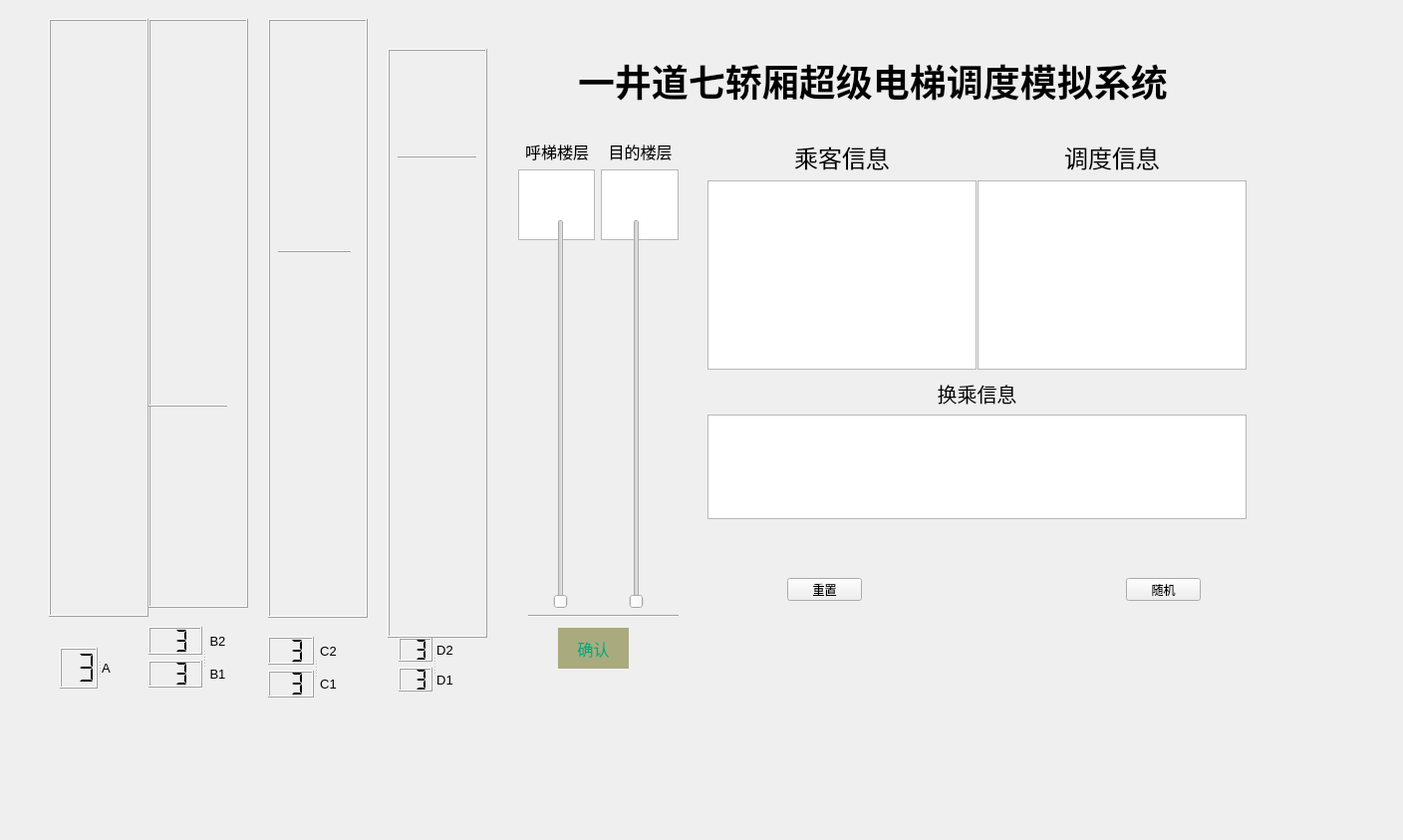
<?xml version="1.0" encoding="UTF-8"?>
<ui version="4.0">
    <class>Form</class>
    <widget class="QWidget" name="Form">
        <property name="geometry">
            <rect>
                <x>0</x>
                <y>0</y>
                <width>1408</width>
                <height>843</height>
            </rect>
        </property>
        <property name="windowTitle">
            <string>Form</string>
        </property>
        <widget class="QSplitter" name="splitter">
            <property name="geometry">
                <rect>
                    <x>710</x>
                    <y>140</y>
                    <width>541</width>
                    <height>231</height>
                </rect>
            </property>
            <property name="orientation">
                <enum>Qt::Horizontal</enum>
            </property>
            <property name="opaqueResize">
                <bool>true</bool>
            </property>
            <property name="handleWidth">
                <number>1</number>
            </property>
            <widget class="QWidget" name="layoutWidget_2">
                <layout class="QVBoxLayout" name="verticalLayout_6">
                    <item>
                        <widget class="QLabel" name="label_3">
                            <property name="font">
                                <font>
                                    <pointsize>18</pointsize>
                                </font>
                            </property>
                            <property name="text">
                                <string>乘客信息</string>
                            </property>
                            <property name="alignment">
                                <set>Qt::AlignCenter</set>
                            </property>
                        </widget>
                    </item>
                    <item>
                        <widget class="QTextBrowser" name="pass_info_broswer">
                            <property name="font">
                                <font>
                                    <pointsize>10</pointsize>
                                </font>
                            </property>
                            <property name="html">
                                <string>&lt;!DOCTYPE HTML PUBLIC &quot;-//W3C//DTD HTML 4.0//EN&quot; &quot;http://www.w3.org/TR/REC-html40/strict.dtd&quot;&gt;
                                    &lt;html&gt;&lt;head&gt;&lt;meta name=&quot;qrichtext&quot; content=&quot;1&quot; /&gt;&lt;style
                                    type=&quot;text/css&quot;&gt;
                                    p, li { white-space: pre-wrap; }
                                    &lt;/style&gt;&lt;/head&gt;&lt;body style=&quot; font-family:'SimSun';
                                    font-size:10pt; font-weight:400; font-style:normal;&quot;&gt;
                                    &lt;p style=&quot;-qt-paragraph-type:empty; margin-top:0px; margin-bottom:0px;
                                    margin-left:0px; margin-right:0px; -qt-block-indent:0; text-indent:0px;&quot;&gt;&lt;br
                                    /&gt;&lt;/p&gt;&lt;/body&gt;&lt;/html&gt;
                                </string>
                            </property>
                        </widget>
                    </item>
                </layout>
            </widget>
            <widget class="QWidget" name="layoutWidget_9">
                <layout class="QVBoxLayout" name="verticalLayout_11">
                    <item>
                        <widget class="QLabel" name="label_11">
                            <property name="font">
                                <font>
                                    <pointsize>18</pointsize>
                                </font>
                            </property>
                            <property name="text">
                                <string>调度信息</string>
                            </property>
                            <property name="alignment">
                                <set>Qt::AlignCenter</set>
                            </property>
                        </widget>
                    </item>
                    <item>
                        <widget class="QTextBrowser" name="sch_info_broswer">
                            <property name="font">
                                <font>
                                    <pointsize>10</pointsize>
                                </font>
                            </property>
                            <property name="html">
                                <string>&lt;!DOCTYPE HTML PUBLIC &quot;-//W3C//DTD HTML 4.0//EN&quot; &quot;http://www.w3.org/TR/REC-html40/strict.dtd&quot;&gt;
                                    &lt;html&gt;&lt;head&gt;&lt;meta name=&quot;qrichtext&quot; content=&quot;1&quot; /&gt;&lt;style
                                    type=&quot;text/css&quot;&gt;
                                    p, li { white-space: pre-wrap; }
                                    &lt;/style&gt;&lt;/head&gt;&lt;body style=&quot; font-family:'SimSun';
                                    font-size:10pt; font-weight:400; font-style:normal;&quot;&gt;
                                    &lt;p style=&quot;-qt-paragraph-type:empty; margin-top:0px; margin-bottom:0px;
                                    margin-left:0px; margin-right:0px; -qt-block-indent:0; text-indent:0px;&quot;&gt;&lt;br
                                    /&gt;&lt;/p&gt;&lt;/body&gt;&lt;/html&gt;
                                </string>
                            </property>
                        </widget>
                    </item>
                </layout>
            </widget>
        </widget>
        <widget class="QWidget" name="layoutWidget">
            <property name="geometry">
                <rect>
                    <x>520</x>
                    <y>140</y>
                    <width>161</width>
                    <height>101</height>
                </rect>
            </property>
            <layout class="QVBoxLayout" name="verticalLayout_5">
                <item>
                    <layout class="QHBoxLayout" name="horizontalLayout">
                        <item>
                            <widget class="QLabel" name="label">
                                <property name="font">
                                    <font>
                                        <pointsize>12</pointsize>
                                    </font>
                                </property>
                                <property name="text">
                                    <string>呼梯楼层</string>
                                </property>
                                <property name="alignment">
                                    <set>Qt::AlignCenter</set>
                                </property>
                            </widget>
                        </item>
                        <item>
                            <widget class="QLabel" name="label_2">
                                <property name="font">
                                    <font>
                                        <pointsize>12</pointsize>
                                    </font>
                                </property>
                                <property name="text">
                                    <string>目的楼层</string>
                                </property>
                                <property name="alignment">
                                    <set>Qt::AlignCenter</set>
                                </property>
                            </widget>
                        </item>
                    </layout>
                </item>
                <item>
                    <layout class="QHBoxLayout" name="horizontalLayout_2">
                        <item>
                            <layout class="QHBoxLayout" name="horizontalLayout_4">
                                <item>
                                    <widget class="QTextBrowser" name="src_floor_box">
                                        <property name="font">
                                            <font>
                                                <pointsize>12</pointsize>
                                            </font>
                                        </property>
                                        <property name="verticalScrollBarPolicy">
                                            <enum>Qt::ScrollBarAlwaysOff</enum>
                                        </property>
                                        <property name="horizontalScrollBarPolicy">
                                            <enum>Qt::ScrollBarAlwaysOff</enum>
                                        </property>
                                        <property name="readOnly">
                                            <bool>false</bool>
                                        </property>
                                    </widget>
                                </item>
                                <item>
                                    <widget class="QTextBrowser" name="des_floor_box">
                                        <property name="font">
                                            <font>
                                                <pointsize>12</pointsize>
                                            </font>
                                        </property>
                                        <property name="verticalScrollBarPolicy">
                                            <enum>Qt::ScrollBarAlwaysOff</enum>
                                        </property>
                                        <property name="horizontalScrollBarPolicy">
                                            <enum>Qt::ScrollBarAlwaysOff</enum>
                                        </property>
                                        <property name="readOnly">
                                            <bool>false</bool>
                                        </property>
                                    </widget>
                                </item>
                            </layout>
                        </item>
                    </layout>
                </item>
            </layout>
        </widget>
        <widget class="QFrame" name="frame_3">
            <property name="geometry">
                <rect>
                    <x>269</x>
                    <y>19</y>
                    <width>100</width>
                    <height>601</height>
                </rect>
            </property>
            <property name="frameShape">
                <enum>QFrame::Box</enum>
            </property>
            <property name="frameShadow">
                <enum>QFrame::Raised</enum>
            </property>
            <property name="lineWidth">
                <number>1</number>
            </property>
            <property name="midLineWidth">
                <number>0</number>
            </property>
            <widget class="Line" name="C_bound">
                <property name="geometry">
                    <rect>
                        <x>10</x>
                        <y>230</y>
                        <width>74</width>
                        <height>6</height>
                    </rect>
                </property>
                <property name="frameShadow">
                    <enum>QFrame::Raised</enum>
                </property>
                <property name="lineWidth">
                    <number>1</number>
                </property>
                <property name="orientation">
                    <enum>Qt::Horizontal</enum>
                </property>
            </widget>
        </widget>
        <widget class="QWidget" name="layoutWidget_11">
            <property name="geometry">
                <rect>
                    <x>710</x>
                    <y>380</y>
                    <width>541</width>
                    <height>141</height>
                </rect>
            </property>
            <layout class="QVBoxLayout" name="verticalLayout_2">
                <item>
                    <widget class="QLabel" name="label_12">
                        <property name="font">
                            <font>
                                <pointsize>15</pointsize>
                            </font>
                        </property>
                        <property name="text">
                            <string>换乘信息</string>
                        </property>
                        <property name="alignment">
                            <set>Qt::AlignCenter</set>
                        </property>
                    </widget>
                </item>
                <item>
                    <widget class="QTextBrowser" name="chg_info_broswer">
                        <property name="font">
                            <font>
                                <pointsize>12</pointsize>
                            </font>
                        </property>
                        <property name="html">
                            <string>&lt;!DOCTYPE HTML PUBLIC &quot;-//W3C//DTD HTML 4.0//EN&quot; &quot;http://www.w3.org/TR/REC-html40/strict.dtd&quot;&gt;
                                &lt;html&gt;&lt;head&gt;&lt;meta name=&quot;qrichtext&quot; content=&quot;1&quot; /&gt;&lt;style
                                type=&quot;text/css&quot;&gt;
                                p, li { white-space: pre-wrap; }
                                &lt;/style&gt;&lt;/head&gt;&lt;body style=&quot; font-family:'SimSun'; font-size:12pt;
                                font-weight:400; font-style:normal;&quot;&gt;
                                &lt;p style=&quot;-qt-paragraph-type:empty; margin-top:0px; margin-bottom:0px;
                                margin-left:0px; margin-right:0px; -qt-block-indent:0; text-indent:0px;&quot;&gt;&lt;br
                                /&gt;&lt;/p&gt;&lt;/body&gt;&lt;/html&gt;
                            </string>
                        </property>
                    </widget>
                </item>
            </layout>
        </widget>
        <widget class="QFrame" name="frame_4">
            <property name="geometry">
                <rect>
                    <x>389</x>
                    <y>49</y>
                    <width>100</width>
                    <height>591</height>
                </rect>
            </property>
            <property name="frameShape">
                <enum>QFrame::Box</enum>
            </property>
            <property name="frameShadow">
                <enum>QFrame::Raised</enum>
            </property>
            <property name="lineWidth">
                <number>1</number>
            </property>
            <property name="midLineWidth">
                <number>0</number>
            </property>
            <widget class="Line" name="D_bound">
                <property name="geometry">
                    <rect>
                        <x>10</x>
                        <y>100</y>
                        <width>80</width>
                        <height>16</height>
                    </rect>
                </property>
                <property name="frameShadow">
                    <enum>QFrame::Raised</enum>
                </property>
                <property name="lineWidth">
                    <number>1</number>
                </property>
                <property name="orientation">
                    <enum>Qt::Horizontal</enum>
                </property>
            </widget>
        </widget>
        <widget class="QPushButton" name="confirm_button">
            <property name="enabled">
                <bool>true</bool>
            </property>
            <property name="geometry">
                <rect>
                    <x>560</x>
                    <y>630</y>
                    <width>71</width>
                    <height>41</height>
                </rect>
            </property>
            <property name="font">
                <font>
                    <pointsize>12</pointsize>
                </font>
            </property>
            <property name="styleSheet">
                <string notr="true">background: rgb(170, 170, 127);
                    color:rgb(0, 170, 127);
                    border-style:outset;
                </string>
            </property>
            <property name="text">
                <string>确认</string>
            </property>
            <property name="autoDefault">
                <bool>false</bool>
            </property>
            <property name="default">
                <bool>false</bool>
            </property>
            <property name="flat">
                <bool>false</bool>
            </property>
        </widget>
        <widget class="QPushButton" name="clear_button">
            <property name="geometry">
                <rect>
                    <x>790</x>
                    <y>580</y>
                    <width>75</width>
                    <height>23</height>
                </rect>
            </property>
            <property name="text">
                <string>重置</string>
            </property>
        </widget>
        <widget class="QFrame" name="frame_1">
            <property name="geometry">
                <rect>
                    <x>49</x>
                    <y>19</y>
                    <width>100</width>
                    <height>600</height>
                </rect>
            </property>
            <property name="frameShape">
                <enum>QFrame::Box</enum>
            </property>
            <property name="frameShadow">
                <enum>QFrame::Raised</enum>
            </property>
            <property name="lineWidth">
                <number>1</number>
            </property>
            <property name="midLineWidth">
                <number>0</number>
            </property>
            <layout class="QVBoxLayout" name="verticalLayout"/>
        </widget>
        <widget class="QLabel" name="label_13">
            <property name="geometry">
                <rect>
                    <x>580</x>
                    <y>50</y>
                    <width>631</width>
                    <height>61</height>
                </rect>
            </property>
            <property name="font">
                <font>
                    <family>黑体</family>
                    <pointsize>28</pointsize>
                    <weight>75</weight>
                    <italic>false</italic>
                    <bold>true</bold>
                    <underline>false</underline>
                    <stylestrategy>PreferAntialias</stylestrategy>
                    <kerning>true</kerning>
                </font>
            </property>
            <property name="text">
                <string>一井道七轿厢超级电梯调度模拟系统</string>
            </property>
        </widget>
        <widget class="QSplitter" name="splitter_4">
            <property name="geometry">
                <rect>
                    <x>269</x>
                    <y>639</y>
                    <width>71</width>
                    <height>61</height>
                </rect>
            </property>
            <property name="orientation">
                <enum>Qt::Horizontal</enum>
            </property>
            <widget class="QWidget" name="layoutWidget_5">
                <layout class="QVBoxLayout" name="verticalLayout_9">
                    <item>
                        <widget class="QLCDNumber" name="lcd6">
                            <property name="layoutDirection">
                                <enum>Qt::LeftToRight</enum>
                            </property>
                            <property name="autoFillBackground">
                                <bool>true</bool>
                            </property>
                            <property name="smallDecimalPoint">
                                <bool>false</bool>
                            </property>
                            <property name="numDigits">
                                <number>2</number>
                            </property>
                            <property name="digitCount">
                                <number>2</number>
                            </property>
                            <property name="segmentStyle">
                                <enum>QLCDNumber::Flat</enum>
                            </property>
                            <property name="value" stdset="0">
                                <double>3.000000000000000</double>
                            </property>
                            <property name="intValue" stdset="0">
                                <number>3</number>
                            </property>
                        </widget>
                    </item>
                    <item>
                        <widget class="QLCDNumber" name="lcd3">
                            <property name="layoutDirection">
                                <enum>Qt::LeftToRight</enum>
                            </property>
                            <property name="autoFillBackground">
                                <bool>true</bool>
                            </property>
                            <property name="smallDecimalPoint">
                                <bool>false</bool>
                            </property>
                            <property name="numDigits">
                                <number>2</number>
                            </property>
                            <property name="digitCount">
                                <number>2</number>
                            </property>
                            <property name="segmentStyle">
                                <enum>QLCDNumber::Flat</enum>
                            </property>
                            <property name="value" stdset="0">
                                <double>3.000000000000000</double>
                            </property>
                            <property name="intValue" stdset="0">
                                <number>3</number>
                            </property>
                        </widget>
                    </item>
                </layout>
            </widget>
            <widget class="QWidget" name="layoutWidget_6">
                <layout class="QVBoxLayout" name="verticalLayout_10">
                    <item>
                        <widget class="QLabel" name="label_8">
                            <property name="font">
                                <font>
                                    <pointsize>10</pointsize>
                                </font>
                            </property>
                            <property name="text">
                                <string>C2</string>
                            </property>
                            <property name="alignment">
                                <set>Qt::AlignCenter</set>
                            </property>
                        </widget>
                    </item>
                    <item>
                        <widget class="QLabel" name="label_7">
                            <property name="font">
                                <font>
                                    <pointsize>10</pointsize>
                                </font>
                            </property>
                            <property name="text">
                                <string>C1</string>
                            </property>
                            <property name="alignment">
                                <set>Qt::AlignCenter</set>
                            </property>
                        </widget>
                    </item>
                </layout>
            </widget>
        </widget>
        <widget class="QPushButton" name="shuffle_button">
            <property name="geometry">
                <rect>
                    <x>1130</x>
                    <y>580</y>
                    <width>75</width>
                    <height>23</height>
                </rect>
            </property>
            <property name="text">
                <string>随机</string>
            </property>
        </widget>
        <widget class="QSplitter" name="splitter_2">
            <property name="geometry">
                <rect>
                    <x>60</x>
                    <y>650</y>
                    <width>51</width>
                    <height>41</height>
                </rect>
            </property>
            <property name="orientation">
                <enum>Qt::Horizontal</enum>
            </property>
            <widget class="QLCDNumber" name="lcd1">
                <property name="layoutDirection">
                    <enum>Qt::LeftToRight</enum>
                </property>
                <property name="autoFillBackground">
                    <bool>true</bool>
                </property>
                <property name="smallDecimalPoint">
                    <bool>false</bool>
                </property>
                <property name="numDigits">
                    <number>2</number>
                </property>
                <property name="digitCount">
                    <number>2</number>
                </property>
                <property name="segmentStyle">
                    <enum>QLCDNumber::Flat</enum>
                </property>
                <property name="value" stdset="0">
                    <double>3.000000000000000</double>
                </property>
                <property name="intValue" stdset="0">
                    <number>3</number>
                </property>
            </widget>
            <widget class="QLabel" name="label_6">
                <property name="font">
                    <font>
                        <pointsize>10</pointsize>
                        <stylestrategy>PreferDefault</stylestrategy>
                    </font>
                </property>
                <property name="text">
                    <string>A</string>
                </property>
                <property name="alignment">
                    <set>Qt::AlignCenter</set>
                </property>
            </widget>
        </widget>
        <widget class="QSplitter" name="splitter_3">
            <property name="geometry">
                <rect>
                    <x>149</x>
                    <y>629</y>
                    <width>81</width>
                    <height>61</height>
                </rect>
            </property>
            <property name="orientation">
                <enum>Qt::Horizontal</enum>
            </property>
            <widget class="QWidget" name="layoutWidget_3">
                <layout class="QVBoxLayout" name="verticalLayout_8">
                    <item>
                        <widget class="QLCDNumber" name="lcd5">
                            <property name="layoutDirection">
                                <enum>Qt::LeftToRight</enum>
                            </property>
                            <property name="autoFillBackground">
                                <bool>true</bool>
                            </property>
                            <property name="smallDecimalPoint">
                                <bool>false</bool>
                            </property>
                            <property name="numDigits">
                                <number>2</number>
                            </property>
                            <property name="digitCount">
                                <number>2</number>
                            </property>
                            <property name="segmentStyle">
                                <enum>QLCDNumber::Flat</enum>
                            </property>
                            <property name="value" stdset="0">
                                <double>3.000000000000000</double>
                            </property>
                            <property name="intValue" stdset="0">
                                <number>3</number>
                            </property>
                        </widget>
                    </item>
                    <item>
                        <widget class="QLCDNumber" name="lcd2">
                            <property name="layoutDirection">
                                <enum>Qt::LeftToRight</enum>
                            </property>
                            <property name="autoFillBackground">
                                <bool>true</bool>
                            </property>
                            <property name="smallDecimalPoint">
                                <bool>false</bool>
                            </property>
                            <property name="numDigits">
                                <number>2</number>
                            </property>
                            <property name="digitCount">
                                <number>2</number>
                            </property>
                            <property name="segmentStyle">
                                <enum>QLCDNumber::Flat</enum>
                            </property>
                            <property name="value" stdset="0">
                                <double>3.000000000000000</double>
                            </property>
                            <property name="intValue" stdset="0">
                                <number>3</number>
                            </property>
                        </widget>
                    </item>
                </layout>
            </widget>
            <widget class="QWidget" name="layoutWidget_4">
                <layout class="QVBoxLayout" name="verticalLayout_7">
                    <item>
                        <widget class="QLabel" name="label_4">
                            <property name="font">
                                <font>
                                    <pointsize>10</pointsize>
                                </font>
                            </property>
                            <property name="text">
                                <string>B2</string>
                            </property>
                            <property name="alignment">
                                <set>Qt::AlignCenter</set>
                            </property>
                        </widget>
                    </item>
                    <item>
                        <widget class="QLabel" name="label_5">
                            <property name="font">
                                <font>
                                    <pointsize>10</pointsize>
                                </font>
                            </property>
                            <property name="text">
                                <string>B1</string>
                            </property>
                            <property name="alignment">
                                <set>Qt::AlignCenter</set>
                            </property>
                        </widget>
                    </item>
                </layout>
            </widget>
        </widget>
        <widget class="QSplitter" name="splitter_10">
            <property name="geometry">
                <rect>
                    <x>-240</x>
                    <y>-50</y>
                    <width>0</width>
                    <height>0</height>
                </rect>
            </property>
            <property name="orientation">
                <enum>Qt::Horizontal</enum>
            </property>
        </widget>
        <widget class="QSplitter" name="splitter_5">
            <property name="geometry">
                <rect>
                    <x>400</x>
                    <y>640</y>
                    <width>55</width>
                    <height>54</height>
                </rect>
            </property>
            <property name="orientation">
                <enum>Qt::Horizontal</enum>
            </property>
            <widget class="QWidget" name="layoutWidget_7">
                <layout class="QVBoxLayout" name="verticalLayout_12">
                    <item>
                        <widget class="QLCDNumber" name="lcd7">
                            <property name="layoutDirection">
                                <enum>Qt::LeftToRight</enum>
                            </property>
                            <property name="autoFillBackground">
                                <bool>true</bool>
                            </property>
                            <property name="smallDecimalPoint">
                                <bool>false</bool>
                            </property>
                            <property name="numDigits">
                                <number>2</number>
                            </property>
                            <property name="digitCount">
                                <number>2</number>
                            </property>
                            <property name="segmentStyle">
                                <enum>QLCDNumber::Flat</enum>
                            </property>
                            <property name="value" stdset="0">
                                <double>3.000000000000000</double>
                            </property>
                            <property name="intValue" stdset="0">
                                <number>3</number>
                            </property>
                        </widget>
                    </item>
                    <item>
                        <widget class="QLCDNumber" name="lcd4">
                            <property name="layoutDirection">
                                <enum>Qt::LeftToRight</enum>
                            </property>
                            <property name="autoFillBackground">
                                <bool>true</bool>
                            </property>
                            <property name="smallDecimalPoint">
                                <bool>false</bool>
                            </property>
                            <property name="numDigits">
                                <number>2</number>
                            </property>
                            <property name="digitCount">
                                <number>2</number>
                            </property>
                            <property name="segmentStyle">
                                <enum>QLCDNumber::Flat</enum>
                            </property>
                            <property name="value" stdset="0">
                                <double>3.000000000000000</double>
                            </property>
                            <property name="intValue" stdset="0">
                                <number>3</number>
                            </property>
                        </widget>
                    </item>
                </layout>
            </widget>
            <widget class="QWidget" name="layoutWidget_8">
                <layout class="QVBoxLayout" name="verticalLayout_13">
                    <item>
                        <widget class="QLabel" name="label_10">
                            <property name="font">
                                <font>
                                    <pointsize>10</pointsize>
                                </font>
                            </property>
                            <property name="text">
                                <string>D2</string>
                            </property>
                            <property name="alignment">
                                <set>Qt::AlignCenter</set>
                            </property>
                        </widget>
                    </item>
                    <item>
                        <widget class="QLabel" name="label_9">
                            <property name="font">
                                <font>
                                    <pointsize>10</pointsize>
                                </font>
                            </property>
                            <property name="text">
                                <string>D1</string>
                            </property>
                            <property name="alignment">
                                <set>Qt::AlignCenter</set>
                            </property>
                        </widget>
                    </item>
                </layout>
            </widget>
        </widget>
        <widget class="Line" name="line">
            <property name="geometry">
                <rect>
                    <x>530</x>
                    <y>610</y>
                    <width>151</width>
                    <height>16</height>
                </rect>
            </property>
            <property name="orientation">
                <enum>Qt::Horizontal</enum>
            </property>
        </widget>
        <widget class="QFrame" name="frame_2">
            <property name="geometry">
                <rect>
                    <x>149</x>
                    <y>19</y>
                    <width>100</width>
                    <height>591</height>
                </rect>
            </property>
            <property name="frameShape">
                <enum>QFrame::Box</enum>
            </property>
            <property name="frameShadow">
                <enum>QFrame::Raised</enum>
            </property>
            <property name="lineWidth">
                <number>1</number>
            </property>
            <property name="midLineWidth">
                <number>0</number>
            </property>
            <widget class="Line" name="B_bound">
                <property name="enabled">
                    <bool>true</bool>
                </property>
                <property name="geometry">
                    <rect>
                        <x>0</x>
                        <y>380</y>
                        <width>80</width>
                        <height>16</height>
                    </rect>
                </property>
                <property name="cursor">
                    <cursorShape>ArrowCursor</cursorShape>
                </property>
                <property name="frameShadow">
                    <enum>QFrame::Raised</enum>
                </property>
                <property name="lineWidth">
                    <number>1</number>
                </property>
                <property name="orientation">
                    <enum>Qt::Horizontal</enum>
                </property>
            </widget>
        </widget>
        <widget class="QWidget" name="layoutWidget_10">
            <property name="geometry">
                <rect>
                    <x>500</x>
                    <y>220</y>
                    <width>201</width>
                    <height>391</height>
                </rect>
            </property>
            <layout class="QHBoxLayout" name="horizontalLayout_3">
                <item>
                    <widget class="QSlider" name="src_slider">
                        <property name="minimum">
                            <number>1</number>
                        </property>
                        <property name="maximum">
                            <number>60</number>
                        </property>
                        <property name="pageStep">
                            <number>10</number>
                        </property>
                        <property name="orientation">
                            <enum>Qt::Vertical</enum>
                        </property>
                    </widget>
                </item>
                <item>
                    <widget class="QSlider" name="des_slider">
                        <property name="maximum">
                            <number>60</number>
                        </property>
                        <property name="orientation">
                            <enum>Qt::Vertical</enum>
                        </property>
                    </widget>
                </item>
            </layout>
        </widget>
    </widget>
    <resources/>
    <connections/>
</ui>
